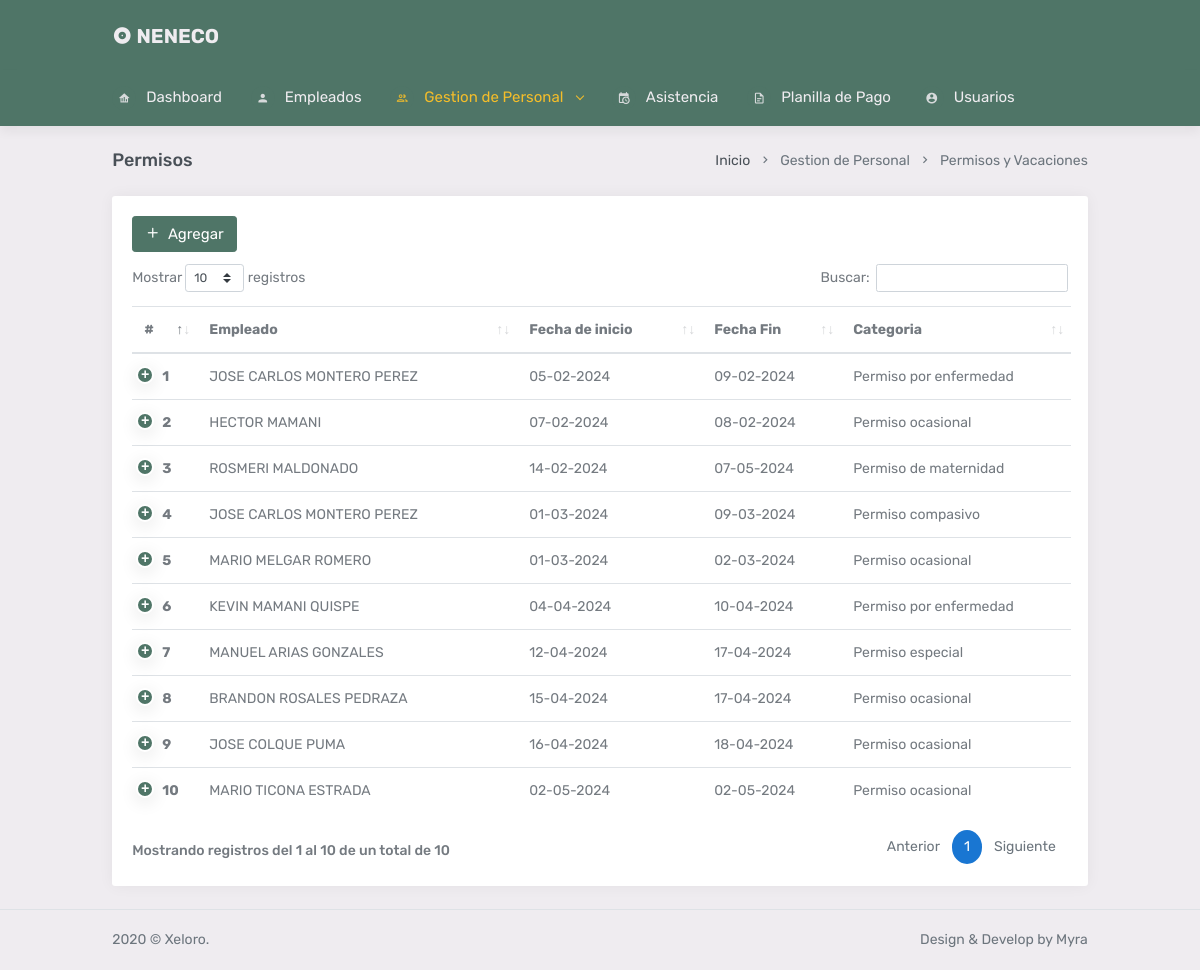
/permisos, run on the app's committed database.
### tables this page shows
CREATE TABLE `permisos` (
  `id` int(11) NOT NULL,
  `fechainicio` date NOT NULL,
  `fechafin` date NOT NULL,
  `categoria` varchar(50) NOT NULL,
  `motivo` text NOT NULL,
  `idempleado` int(11) NOT NULL
);

CREATE TABLE `empleado` (
  `id` int(11) NOT NULL,
  `ci` varchar(20) NOT NULL,
  `nombre` varchar(50) NOT NULL,
  `apellidop` varchar(50) NOT NULL,
  `apellidom` varchar(50) DEFAULT NULL,
  `genero` varchar(20) NOT NULL,
  `direccion` text NOT NULL,
  `telefono` varchar(10) DEFAULT NULL,
  `fechanac` date NOT NULL,
  `fechareg` date NOT NULL,
  `estado` tinyint(1) NOT NULL,
  `idcargo` int(11) NOT NULL,
  `idhorario` int(11) NOT NULL
);

### controladores/controlador.plantilla.php (called while the page is built)
<?php
class ControladorPlantilla{
     public function ctrControlador(){
        include "vistas/plantilla.php";
     }
}
?>

### index.php (called while the page is built, shortened)
<?php
require_once "controladores/controlador.plantilla.php";
require_once "controladores/usuarios.controlador.php";
require_once "controladores/empleado.controlador.php";
require_once "controladores/permisos.controlador.php";
require_once "controladores/anticipos.controlador.php";
require_once "modelos/empleado.modelo.php";
require_once "modelos/permisos.modelo.php";
 $plantilla = new ControladorPlantilla();
 $plantilla->ctrControlador();
?>

### controladores/permisos.controlador.php (called while the page is built, shortened)
<?php
class ControladorPermisos
{
	static public function ctrMostrarPermisos($item, $valor)
	{
		$tabla = "permisos";
		$respuesta = ModeloPermisos::MdlMostrarPermisos($tabla, $item, $valor);
		return $respuesta;
	}
}

### modelos/conexion.php (called while the page is built)
<?php
class Conexion{
	static public function conectar(){
		$link = new PDO("mysql:host=localhost;dbname=dbsistemaneneco",
			            "root",
			            "");
		$link->exec("set names utf8");
		return $link;
	}
}

### modelos/permisos.modelo.php (called while the page is built, shortened)
<?php
require_once "conexion.php";
class ModeloPermisos
{
	static public function mdlMostrarPermisos($tabla, $item, $valor)
	{
		if ($item != null) {
			$stmt = Conexion::conectar()->prepare("SELECT * FROM $tabla WHERE $item = :$item");
			$stmt->bindParam(":" . $item, $valor, PDO::PARAM_STR);
			$stmt->execute();
			return $stmt->fetch();
		} else {
			$stmt = Conexion::conectar()->prepare("SELECT * FROM $tabla");
			$stmt->execute();
			return $stmt->fetchAll();
		}
	}
}

### controladores/empleado.controlador.php (called while the page is built, shortened)
<?php
class ControladorEmpleado
{
	static public function ctrMostrarEmpleado($item, $valor)
	{
		$tabla = "empleado";
		$respuesta = ModeloEmpleado::MdlMostrarEmpleado($tabla, $item, $valor);
		return $respuesta;
	}
}

### modelos/empleado.modelo.php (called while the page is built, shortened)
<?php
require_once "conexion.php";
class ModeloEmpleado
{
	static public function mdlMostrarEmpleado($tabla, $item, $valor)
	{
		if ($item != null) {
			$stmt = Conexion::conectar()->prepare("SELECT * FROM $tabla WHERE $item = :$item");
			$stmt->bindParam(":" . $item, $valor, PDO::PARAM_STR);
			$stmt->execute();
			return $stmt->fetch();
		} else {
			$stmt = Conexion::conectar()->prepare("SELECT * FROM $tabla");
			$stmt->execute();
			return $stmt->fetchAll();
		}
	}
}

### vistas/modulos/permisos.php (the view, shortened to what this page needs)
<div class="page-content">
    <div class="container-fluid">
        <div class="row">
            <div class="col-12">
                <div class="page-title-box d-flex align-items-center justify-content-between">
                    <h4 class="mb-0 font-size-18">Permisos</h4>
                    <div class="page-title-right">
                        <ol class="breadcrumb m-0">
                            <li class="breadcrumb-item"><a href="inicio">Inicio</a></li>
                            <li class="breadcrumb-item active">Gestion de Personal</li>
                            <li class="breadcrumb-item active">Permisos y Vacaciones</li>
                        </ol>
                    </div>
                </div>
            </div>
        </div>
        <div class="row">
            <div class="col-12">
                <div class="card">
                    <div class="card-body">
                        <button type="button" class="btn btn-primary waves-effect waves-light card-title" data-toggle="modal" data-target="#modalAgregarPermisos">
                            <i class="feather-plus mr-1"></i> Agregar
                        </button>
                        <table class="table dt-responsive nowrap tablas">
                            <thead>
                                <tr>
                                    <th>#</th>
                                    <th>Empleado</th>
                                    <th>Fecha de inicio</th>
                                    <th>Fecha Fin</th>
                                    <th>Categoria</th>
                                </tr>
                            </thead>
                            <tbody>
                                <?php
                                $item = null;
                                $valor = null;
                                $permisos = ControladorPermisos::ctrMostrarPermisos($item, $valor);
                                foreach ($permisos as $key => $value) {
                                    $fechaInicio= date("d-m-Y", strtotime($value["fechainicio"]));
                                    $fechaFin = date("d-m-Y", strtotime($value["fechafin"]));
                                    echo '<tr>
                                            <th class="sorting_1">' . ($key + 1) . '</th> ';
                                    $item = "id";
                                    $valor = $value["idempleado"];
                                    $empleado = ControladorEmpleado::ctrMostrarEmpleado($item, $valor);
                                    $nomMayus = mb_strtoupper($empleado["nombre"], 'UTF-8');
                                    $ap1Mayus = mb_strtoupper($empleado["apellidop"], 'UTF-8');
                                    $ap2Mayus = mb_strtoupper($empleado["apellidom"], 'UTF-8');
                                    echo '<td>' . $nomMayus . " " . $ap1Mayus . " " . $ap2Mayus . '</td>
                                            <td>' . $fechaInicio . '</td>
                                            <td>' . $fechaFin . '</td>';
                                    switch ($value["categoria"]) {
                                        case "enfermedad":
                                            echo '<td> Permiso por enfermedad </td>';
                                            break;
                                        case "ocasional":
                                            echo '<td> Permiso ocasional </td>';
                                            break;
                                        case "maternidad":
                                            echo '<td> Permiso de maternidad </td>';
                                            break;
                                        case "compasivo":
                                            echo '<td> Permiso compasivo </td>';
                                            break;
                                        case "especial":
                                            echo '<td> Permiso especial </td>';
                                            break;
                                    }
                                    echo '<td>' . $value["motivo"] . '</td>
                                            <td>
                                                <div>
                                                    <button class="btn btn-primary btn-sm rounded-circle mr-1 btnEditarPermisos"
                                                        id="' . $value["id"] . '" data-toggle="modal"
                                                        data-target="#modalEditarPermisos"><i
                                                            class="fas fa-pencil-alt"></i></button>
                                                </div>
                                            </td>
                                        </tr>';
                                }
                                ?>
                            </tbody>
                        </table>
                    </div>
                </div>
            </div>
        </div>
    </div>
</div>

### vistas/css/theme.css (style rules this page uses)
@media (min-width: 1200px) { .container-fluid { max-width: 85%; } }
.page-title-box { padding-bottom: 24px; }
.page-title-box .breadcrumb { background-color: transparent; padding: 0; }
.page-content { padding: 24px calc(24px / 2) 60px calc(24px / 2); }
.font-size-18 { font-size: 18px !important; }
table.dataTable { border-collapse: collapse !important; margin-bottom: 15px !important; }
table.dataTable.dtr-inline.collapsed > tbody > tr[role=row] > td:first-child:before, table.dataTable.dtr-inline.collapsed > tbody > tr[role=row] > th:first-child:before { -webkit-box-shadow: 0 4px 18px rgba(0, 0, 0, 0.11); box-shadow: 0 4px 18px rgba(0, 0, 0, 0.11); background-color: #4f7567; top: 0.75rem; }
.waves-effect { position: relative; cursor: pointer; display: inline-block; overflow: hidden; -webkit-user-select: none; -moz-user-select: none; -ms-user-select: none; user-select: none; -webkit-tap-highlight-color: transparent; }

### data on the page
permisos: idempleado.nombre "JOSE CARLOS", idempleado.apellidop "MONTERO", idempleado.apellidom "PEREZ", fechainicio "05-02-2024", fechafin "09-02-2024", categoria "Permiso por enfermedad"
permisos: idempleado.nombre "HECTOR", idempleado.apellidop "MAMANI", fechainicio "07-02-2024", fechafin "08-02-2024", categoria "Permiso ocasional"
permisos: idempleado.nombre "ROSMERI", idempleado.apellidop "MALDONADO", fechainicio "14-02-2024", fechafin "07-05-2024", categoria "Permiso de maternidad"
permisos: idempleado.nombre "JOSE CARLOS", idempleado.apellidop "MONTERO", idempleado.apellidom "PEREZ", fechainicio "01-03-2024", fechafin "09-03-2024", categoria "Permiso compasivo"
permisos: idempleado.nombre "MARIO", idempleado.apellidop "MELGAR", idempleado.apellidom "ROMERO", fechainicio "01-03-2024", fechafin "02-03-2024", categoria "Permiso ocasional"
permisos: idempleado.nombre "KEVIN", idempleado.apellidop "MAMANI", idempleado.apellidom "QUISPE", fechainicio "04-04-2024", fechafin "10-04-2024", categoria "Permiso por enfermedad"
permisos: idempleado.nombre "MANUEL", idempleado.apellidop "ARIAS", idempleado.apellidom "GONZALES", fechainicio "12-04-2024", fechafin "17-04-2024", categoria "Permiso especial"
permisos: idempleado.nombre "BRANDON", idempleado.apellidop "ROSALES", idempleado.apellidom "PEDRAZA", fechainicio "15-04-2024", fechafin "17-04-2024", categoria "Permiso ocasional"
permisos: idempleado.nombre "JOSE", idempleado.apellidop "COLQUE", idempleado.apellidom "PUMA", fechainicio "16-04-2024", fechafin "18-04-2024", categoria "Permiso ocasional"
permisos: idempleado.nombre "MARIO", idempleado.apellidop "TICONA", idempleado.apellidom "ESTRADA", fechainicio "02-05-2024", fechafin "02-05-2024", categoria "Permiso ocasional"
